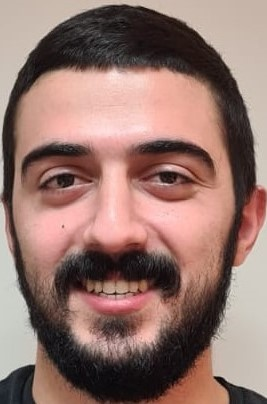
#> input picture Data/me.jpeg, 267 x 404 px
$ jupyter execute --allow-errors EigenFaces.ipynb   (shell and % lines are left out)
#> lines starting #> are read from the running program, lines starting #| are printed output that depends on the picture
# EigenFaces

Before we begin, ask a friend to take a picture of you from a distance of around 1m with the default focus of your phone. Then, crop the image on your computer so it would contain only your face with a bit of a background. Save it with the name of "me" and locate it within the empty folder called "Data". Do not change the orders of folders. Keep the same order as in the zip file of HW3. You may also use a face out of the dataset as you would see later on but it is much more impressive if you do it with your face image.

[cell 1]
import numpy as np
import itertools
from tqdm import tqdm
import pickle
import sys
import pandas as pd
import matplotlib as mpl
import seaborn as sns
import matplotlib.pyplot as plt
mpl.style.use(['ggplot'])
plt.rcParams['axes.labelsize'] = 14
plt.rcParams['xtick.labelsize'] = 12
plt.rcParams['ytick.labelsize'] = 12
from sklearn.model_selection import train_test_split
from sklearn.preprocessing import StandardScaler
from sklearn.pipeline import Pipeline
from IPython.display import display, clear_output

from PIL import Image
from sklearn.datasets import fetch_lfw_people
from sklearn.decomposition import PCA

We will start by loading a dataset of human faces out of `scikit-learn` datasets.

#> (a cell that did not finish here is left out)

13,233 images were flattened and stacked in the matrix $X$ so every row is an image and every column is a pixel. We can see that by the shape of $X$.

#> (a cell that did not finish here is left out)

Let's see some of the images of the original dataset:

[cell 4]
def plot_gallery(images, h, w,rows=3, cols=4):
    plt.figure(figsize=(10,10))
    for i in range(rows * cols):
        plt.subplot(rows, cols, i + 1)
        plt.imshow(images[i, :].reshape((h, w)), cmap=plt.cm.gray)
        plt.xticks(())
        plt.yticks(())
    plt.show()

#> (a cell that did not finish here is left out)

Before we use the `PCA` package, we have to center our data. The center of our data ($\mu$) is the mean of each pixel along all of our images. Thus, the center has 2914 elements where the first element is the mean of all of the images' "first" pixels, the second is the mean of all of the images' "second" pixels etc. Notice that the images are already flattened in $X$ which might help you.

Calculate $\mu$ of $X$ and center every image in $X$ (row vector) according to $\mu$. Keep $X$ with same name `X`.

**Bonus**: Applying centering without a single loop would give you extra credit points.

#> (a cell that did not finish here is left out)

Now fit a PCA model on $X$ with 1000 components and without whitening.

[cell 7]
#----------------------------Implement your code here-----------------------
pca = PCA(n_components=1000, whiten=False)
#> (the rest of this cell did not finish here and is left out)

---

<span style="color:red">***Question:***</span> *If we now have 1000 eigenvectors, by how many dimensions we have reduced our data?*

---

---

<span style="color:red">***Answer:***</span> *Since we have started with 2914 dimensions (total number of pixels in one image), and now we are pertaining only 1000 eigenvectors to 'span' our world of portraits, we have reduced our data by 1914 dimensions*

---

Calculate the precentage of "energy" preserved in these 1000 vectors.

[cell 8]
#----------------------------Implement your code here-----------------------
##cancelled
#---------------------------------------------------------------------------

Let's see these eigenfaces!

[cell 9]
def plot_eigenfaces(eigenvec_mat, h, w, rows=3, cols=4):
    plt.figure(figsize=(10,10))
    for i in range(rows * cols):
        plt.subplot(rows, cols, i + 1)
        plt.imshow(eigenvec_mat[i, :].reshape((h, w)), cmap=plt.cm.gray)
        plt.title("$u_{" + str(i+1) + "}$")
        plt.xticks(())
        plt.yticks(())
    plt.show()

`eigenvec_mat` is the matrix of the eigenvectors calculated where every row is an eigenvector and the first row has the highest eigenvalue and the second row has the next highest eigenvalue etc. Think where this matrix was calculated in the process.

#> (a cell that did not finish here is left out)

If you got it right, you should see those "ghosts" we talked about.

And now, let's move on towards the more interesting part! We will start by showing your resized gray level face image. It might be a bit distorted due to resizing. Change the format of `.jpg` as needed.

[cell 11]
img_format = '.jpeg' # change the format according to your image. Do not delete the dot sign before the format name
image = Image.open('Data/me' + img_format)
#> image is the input picture: PIL image 267x404 RGB; mean R, G, B 147.3, 116.5, 108.7
gray = image.convert('L')
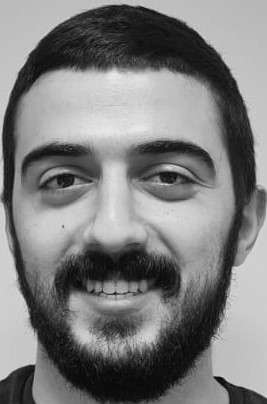
#> gray: PIL image 267x404 L; min 2, max 238, mean 124.9
#> (the rest of this cell did not finish here and is left out)
